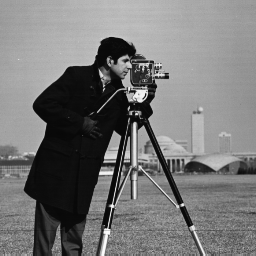
#> input picture Python/procesamiento_imagenes/Entrega_Tarea_3/cameraman.png, 256 x 256 px, found by its file name
$ python 63_ruido_movimiento.py
#> lines starting #> are read from the running program, lines starting #| are printed output that depends on the picture

import cv2
import numpy as np
import numpy.matlib
import matplotlib.pyplot as plt
from matplotlib import cm

def ruido_movimiento(f,a,b,T):

  F =np.fft.fft2(f)   # Espectro
  m,n = F.shape

  rx  = np.linspace(-1, 1, m)
  ry  = np.linspace(-1, 1, n)
  U,V = np.meshgrid(rx, rx)

  #ecuacion de movimiento
  UV=U*a+V*b

  H= T * np.sinc(np.pi*UV)*np.exp(-1j*np.pi*UV)
  H= np.fft.fftshift(H)

  #aplicacion del filtro
  FT = H*F
  ft = np.real(np.fft.ifft2(FT))

  return ft


img = cv2.imread('imagenes/cameraman.png')
#> img is the input picture: shape (256, 256, 3); min 7, max 253, mean 118.7
gray = cv2.cvtColor(img,cv2.COLOR_BGR2GRAY)
gray = cv2.normalize(gray.astype('float'), None, 0.0, 1.0, cv2.NORM_MINMAX)

a=10
b=4
T=1
f= gray

output = ruido_movimiento(f,a,b,T)
#> in ruido_movimiento, `ft = np.real(np.fft.ifft2(FT))`:
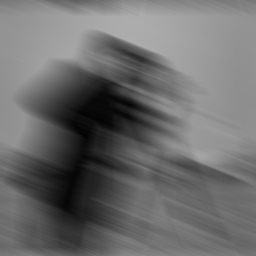
#> ft: shape (256, 256) float64; min 0.0125, max 0.684, mean 0.426

plt.imshow(output, cmap='gray')
plt.show()

$ run again, with Python/procesamiento_imagenes/Entrega_Tarea_3/img.jpg saved as Python/procesamiento_imagenes/Entrega_Tarea_3/cameraman.png
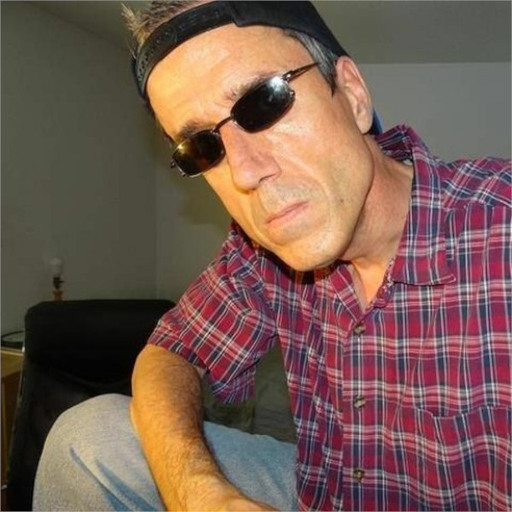
#> input picture Python/procesamiento_imagenes/Entrega_Tarea_3/img.jpg, 512 x 512 px, found by its file name
#> img is the input picture: shape (512, 512, 3); mean B, G, R 81.4, 91.5, 118.9
#> `gray = cv2.cvtColor(img,cv2.COLOR_BGR2GRAY)`:
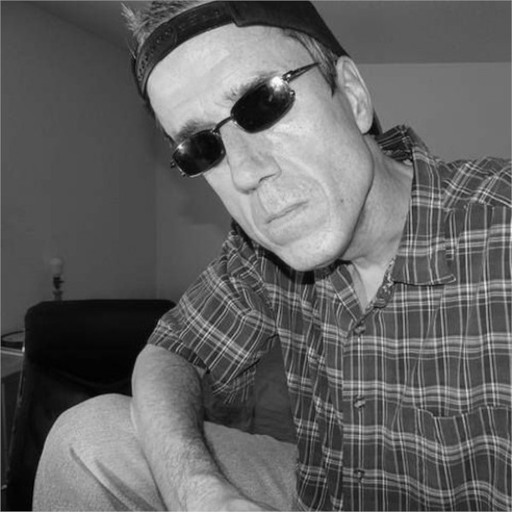
#> gray: shape (512, 512); min 0, max 253, mean 98.5
#> in ruido_movimiento, `ft = np.real(np.fft.ifft2(FT))`:
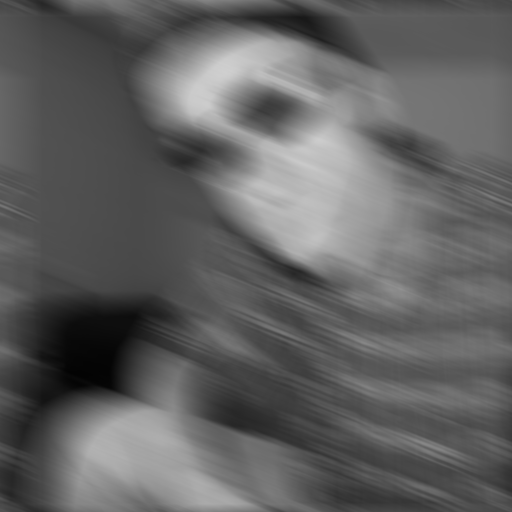
#> ft: shape (512, 512) float64; min 0.0122, max 0.813, mean 0.383
